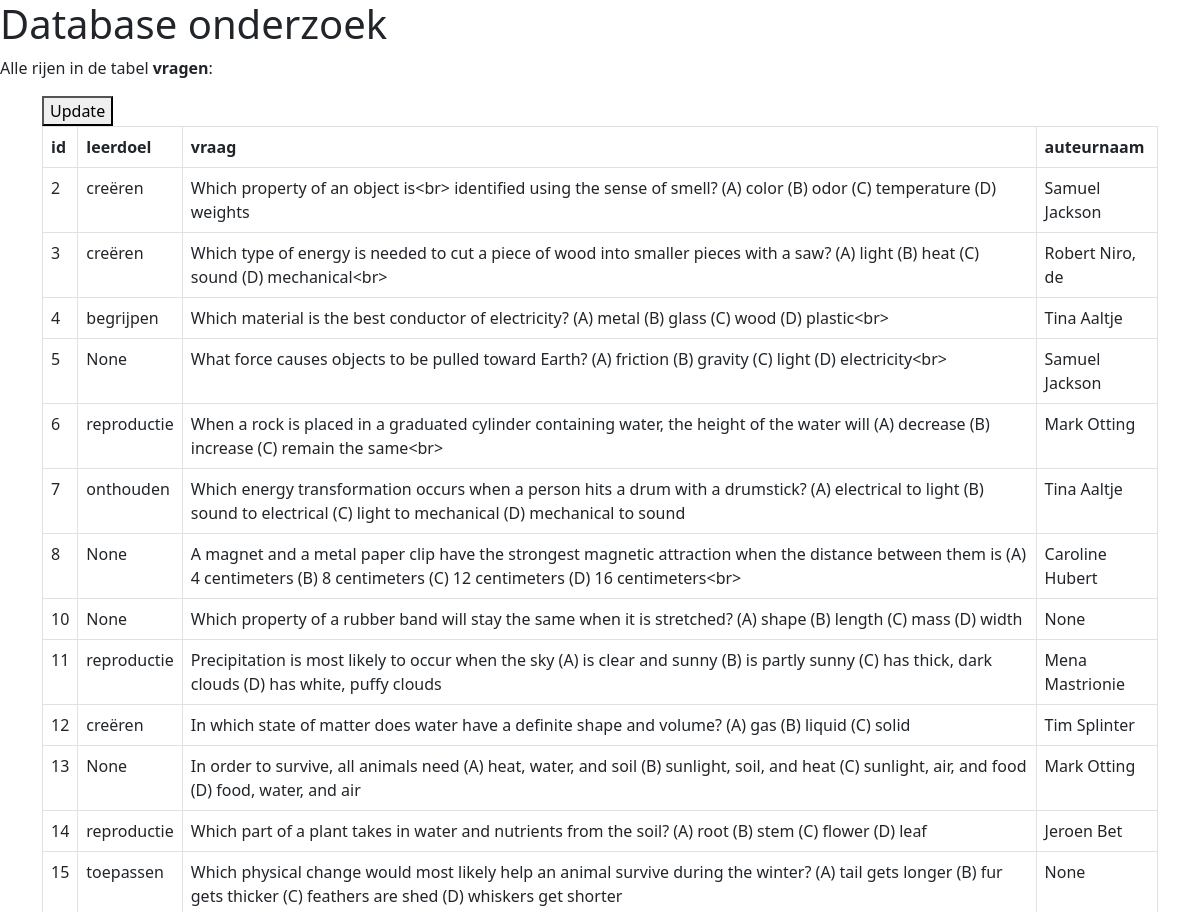
Page /create_question/ (upper part) on the earlier database version.
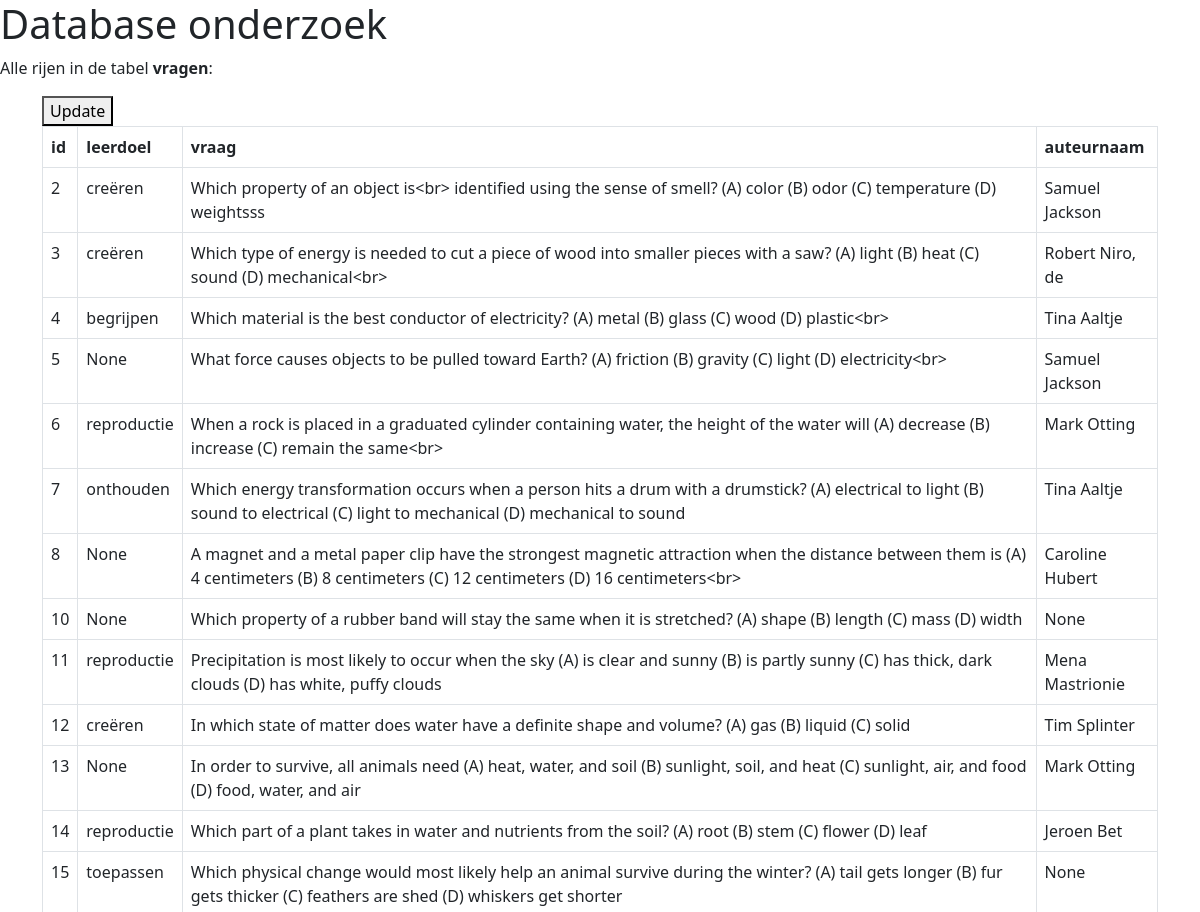
Same page on the later database version.
### tables this page shows
CREATE TABLE `vragen` (
  `id` integer NOT NULL
,  `leerdoel` integer DEFAULT NULL
,  `vraag` text NOT NULL
,  `auteur` integer DEFAULT NULL
);

### app.py (the view)
@app.route("/create_question")
def create_page():
    print('hello')
    rows = dbm.get_table_content(table_name = 'leerdoelen')
    return render_template("create.html", rows=rows[0])

### app.py (called while the page is built, shortened)
@app.route('/create_question/', methods=('GET', 'POST'))
def create():
    return table_content(table_name='vragen')

@app.route("/table_details/<table_name>",  methods=['GET', 'POST'])
def table_content(table_name=None):
    if not table_name:
        return "Missing table name", 400  # HTTP 400 = Bad Request
    else:
        rows, column_names = dbm.get_table_content(table_name)
        return render_template(
            "table_details.html", rows=rows, columns=column_names, table_name=table_name, type=session.get("type")
        )

### lib/tablemodel.py (called while the page is built)
    def get_table_content(self, table_name):
        cursor = sqlite3.connect(self.database_file).cursor()
        if (table_name == 'vragen'):
            cursor.execute(f"SELECT vragen.id, leerdoelen.leerdoel, vragen.vraag, voornaam || ' ' || achternaam AS auteurnaam FROM vragen LEFT JOIN leerdoelen ON vragen.leerdoel = leerdoelen.id LEFT JOIN auteurs ON vragen.auteur = auteurs.id LIMIT 70")
        else:
            cursor.execute(f"SELECT * FROM {table_name} LIMIT 40")
        table_headers = [column_name[0] for column_name in cursor.description]
        table_content = cursor.fetchall()
        return table_content, table_headers

### templates/table_details.html (shortened to what this page needs)
<!DOCTYPE html>
<html lang="en">
<head>
    <link href="https://cdn.jsdelivr.net/npm/bootstrap@5.2.3/dist/css/bootstrap.min.css" rel="stylesheet">
</head>
<body>
<main id="table">
    <h1>Database onderzoek</h1>
    <p>Alle rijen in de tabel <b>{{ table_name }}</b>:</p>
    <div id="container" class="container">
      <button id="update-button">Update</button>
        <table class="table table-bordered table-hover">
            <thead>
            <tr>
                {% for column in columns %}
                <th>{{ column }}</th>
                {% endfor %}
            </tr>
            </thead>
            <tbody>
            {% for row in rows %}
            <tr>
                {% for field in row %}
                <td>{{ field }}</td>
                {% endfor %}
            </tr>
            {% endfor %}
            </tbody>
        </table>
    </div>
</main>
</body>
</html>

Differences in the rows shown:
changed vragen: vraag "Which property of an object is<br> identified using the sense of smell? (A) color (B) odor (C) temperature (D) weights" → "Which property of an object is<br> identified using the sense of smell? (A) color (B) odor (C) temperature (D) weightsss"
